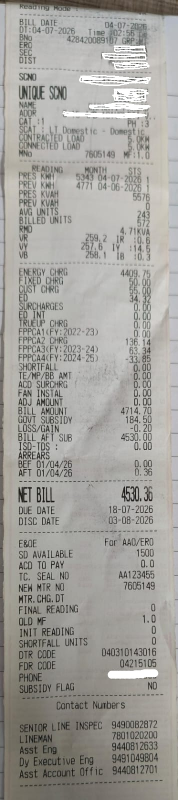
#> input picture Current_Bills/CB1.jpeg, 356 x 1600 px (shown at 1/2 size)
$ python analyze_image.py   (older library calls are emulated)
#> lines starting #> are read from the running program, lines starting #| are printed output that depends on the picture; after the words box and inside, x2 and y2 are one past the last pixel; in counts of white or black regions, pixels touching at a corner belong together
"""Measure image characteristics for bill photographs; results are uncalibrated."""
import argparse
import json
import math
from pathlib import Path

import cv2
import numpy as np


def metric(value, method, units=None, status="measured", reason=None):
    item = {"value": value, "method": method, "status": status}
    if units is not None:
        item["units"] = units
    if reason:
        item["reason"] = reason
    return item


def read_color(path):
    # OpenCV IMREAD_COLOR ignores EXIF orientation: stored pixel orientation is
    # preserved, no transform is applied, and EXIF orientation is not available.
    image = cv2.imdecode(np.fromfile(path, dtype=np.uint8), cv2.IMREAD_COLOR)
    if image is None:
        raise ValueError(f"Could not decode image: {path}")
    return image


def region_bounds(height, overlap):
    # Three equal-height windows. Adjacent windows share overlap * window pixels.
    window = max(1, round(height / (3 - 2 * overlap)))
    stride = max(1, round(window * (1 - overlap)))
    starts = [0, stride, min(2 * stride, max(0, height - window))]
    return {n: (s, min(height, s + window)) for n, s in zip(("top", "middle", "bottom"), starts)}


def measurements(gray, dark, bright):
    lap = cv2.Laplacian(gray, cv2.CV_64F, ksize=3)
    p5, p50, p95 = np.percentile(gray, [5, 50, 95])
    return {
        "sharpness": metric(float(lap.var()), "Variance of grayscale cv2.Laplacian(gray, CV_64F, ksize=3)", "intensity^2"),
        "contrast": {
            "grayscale_standard_deviation": metric(float(gray.std()), "Population standard deviation; intensity-spread proxy, not text-to-paper contrast", "intensity levels"),
            "p95_minus_p5": metric(float(p95-p5), "Grayscale P95 minus P5; intensity-spread proxy, not text-to-paper contrast", "intensity levels"),
        },
        "lighting": {
            "mean": metric(float(gray.mean()), "Mean grayscale brightness", "8-bit intensity (0-255)"),
            "median": metric(float(p50), "Median grayscale brightness", "8-bit intensity (0-255)"),
            "p5": metric(float(p5), "Fifth percentile grayscale brightness", "8-bit intensity (0-255)"),
            "p50": metric(float(p50), "Fiftieth percentile grayscale brightness", "8-bit intensity (0-255)"),
            "p95": metric(float(p95), "Ninety-fifth percentile grayscale brightness", "8-bit intensity (0-255)"),
            "fraction_at_or_below_dark_cutoff": metric(float(np.mean(gray <= dark)), f"Fraction of pixels <= configurable cutoff {dark}", "fraction"),
            "fraction_at_or_above_bright_cutoff": metric(float(np.mean(gray >= bright)), f"Fraction of pixels >= configurable cutoff {bright}", "fraction"),
        },
    }


def find_boundary(gray):
    """Conservative interior convex quadrilateral candidate from edges/contours."""
    h, w = gray.shape
    scale = min(1.0, 1200 / max(h, w))
    preview = cv2.resize(gray, None, fx=scale, fy=scale, interpolation=cv2.INTER_AREA) if scale < 1 else gray
    edges = cv2.Canny(cv2.GaussianBlur(preview, (5, 5), 0), 40, 130)
    closed = cv2.morphologyEx(edges, cv2.MORPH_CLOSE, np.ones((5, 5), np.uint8))
    contours, _ = cv2.findContours(closed, cv2.RETR_EXTERNAL, cv2.CHAIN_APPROX_SIMPLE)
    ph, pw = preview.shape
    choices = []
    for contour in sorted(contours, key=cv2.contourArea, reverse=True)[:30]:
        area = cv2.contourArea(contour) / float(ph * pw)
        if not 0.08 <= area <= 0.96:
            continue
        poly = cv2.approxPolyDP(contour, .02 * cv2.arcLength(contour, True), True)
        if len(poly) != 4 or not cv2.isContourConvex(poly):
            continue
        pts = poly.reshape(4, 2).astype(float) / scale
        center = pts.mean(axis=0)
        pts = pts[np.argsort(np.arctan2(pts[:, 1]-center[1], pts[:, 0]-center[0]))]
        pts = np.roll(pts, -int(np.argmin(pts.sum(axis=1))), axis=0)
        if np.any(pts[:,0] < 2) or np.any(pts[:,1] < 2) or np.any(pts[:,0] > w-3) or np.any(pts[:,1] > h-3):
            continue
        choices.append((area, pts))
    return (max(choices, key=lambda x: x[0]) if choices else None), edges


def save_image(path, pixels):
    ok, buffer = cv2.imencode(path.suffix, pixels)
    if not ok:
        raise OSError(f"Could not encode {path}")
    buffer.tofile(path)


def image_overview(details, capture_type="unknown"):
    """Plain-language observations; comparisons are within this image only."""
    gm = details["global_measurements"]
    regions = details["regional_measurements"]
    available = {name: data for name, data in regions.items() if data.get("coordinates_xyxy")}
    observations = {}
    for key, label, metric_key in (
        ("sharpness", "edge detail", None),
        ("contrast", "light-to-dark variation", "grayscale_standard_deviation"),
        ("lighting", "brightness", "median"),
    ):
        values = {name: (data[key] if metric_key is None else data[key][metric_key])["value"] for name, data in available.items()}
        if values and max(values.values()) != min(values.values()):
            low, high = min(values, key=values.get), max(values, key=values.get)
            observations[key] = f"The {low} has less {label} than the {high}."
        else:
            observations[key] = f"No regional difference in {label} was measured." if values else "Image too small to compare regions."
    observations["sharpness"] += " Text clarity is not yet confirmed."
    observations["contrast"] += " Text readability is not yet confirmed."
    observations["lighting"] += " This does not confirm shadows or glare."
    angle = gm["rotation_skew"]["skew_angle"]["value"]
    observations["rotation"] = "Tilt could not be estimated reliably." if angle is None else f"Detected lines tilt about {abs(angle):.1f} degrees {'clockwise' if angle >= 0 else 'counterclockwise'}. Text orientation is unconfirmed."
    found = details["geometry"]["perspective"]["quadrilateral_corners"]["value"] is not None
    observations["perspective"] = "A possible page outline was found; camera distortion is unconfirmed." if found else "Full page corners were not found; camera distortion could not be assessed."
    observations["framing"] = "Part of a bill, as specified by you. Missing text and combined bill coverage have not been checked." if capture_type == "partial_bill" else "Full bill coverage and cut-off text have not been confirmed."
    dims = details["image"]["decoded_dimensions"]
    observations["resolution"] = f"{dims['width']} x {dims['height']} pixels. Enough detail for reading small text has not been confirmed."
    return {
        "image_id": Path(details["image"]["filename"]).stem,
        "capture_type": capture_type,
        "overview": observations,
        "summary": "Image measured successfully. Reading quality and need for a retake are not yet determined.",
        "next_step": "Review the three photos together for overlapping text and missing bill sections." if capture_type == "partial_bill" else "Review the image for readable text and complete coverage.",
        "retake_required": None,
        "processing": {"status": "Measurements and preview images saved; no image corrections applied.", "processed_image_path": None, "actions_applied": []},
    }


def analyze(image_path, output_dir, overlap=.2, dark_cutoff=5, bright_cutoff=250, capture_type="unknown"):
    if not 0 <= overlap < .5:
        raise ValueError("overlap must be >= 0 and < 0.5")
    if not 0 <= dark_cutoff <= 255 or not 0 <= bright_cutoff <= 255:
        raise ValueError("brightness cutoffs must be in [0, 255]")
    image_path = Path(image_path)
    color = read_color(image_path)
    h, w = color.shape[:2]
    gray = cv2.cvtColor(color, cv2.COLOR_BGR2GRAY)
    whole = measurements(gray, dark_cutoff, bright_cutoff)
    bounds = region_bounds(h, overlap) if h >= 9 else {}
    regional = {}
    for name, (y0, y1) in bounds.items():
        regional[name] = {"coordinates_xyxy": [0, y0, w, y1], **measurements(gray[y0:y1], dark_cutoff, bright_cutoff)}
    if len(regional) == 3:
        medians = [regional[n]["lighting"]["median"]["value"] for n in ("top", "middle", "bottom")]
        whole["lighting"]["regional_median_variation"] = metric(float(np.std(medians)), "Population standard deviation of top/middle/bottom regional median brightness", "intensity levels")
    else:
        whole["lighting"]["regional_median_variation"] = metric(None, "Regional medians unavailable", "intensity levels", "unavailable", "Image too small for three non-empty regions.")
        regional = {n: {"coordinates_xyxy": None, "status": "unavailable", "reason": "Image too small for three non-empty horizontal regions."} for n in ("top", "middle", "bottom")}

    # Probabilistic Hough lines; exclude the outer 8% at top and bottom.
    inset = max(1, round(h * .08))
    roi = gray[inset:max(inset+1, h-inset)]
    line_edges = cv2.Canny(cv2.GaussianBlur(roi, (3,3), 0), 40, 120)
    lines = cv2.HoughLinesP(line_edges, 1, np.pi/180, max(20,w//20), minLineLength=max(20,w//12), maxLineGap=max(5,w//100))
    angles = []
    if lines is not None:
        for x1,y1,x2,y2 in lines[:,0,:]:
            angle = math.degrees(math.atan2(int(y2-y1), int(x2-x1)))
            while angle >= 90: angle -= 180
            while angle < -90: angle += 180
            if abs(angle) <= 7: angles.append(angle)
    enough = len(angles) >= 5
    skew = metric(float(np.median(angles)) if enough else None,
        "Median near-horizontal probabilistic Hough line angle; x right, y down, positive slopes down-right; outer 8% height excluded",
        "degrees", "estimated" if enough else "unavailable",
        None if enough else f"Found {len(angles)} qualifying line segments; at least 5 required.")

    candidate, boundary_edges = find_boundary(gray)
    null_metric = lambda method, units=None, reason="No reliable bill boundary candidate.": metric(None, method, units, "unavailable", reason)
    if candidate is None:
        perspective = {"quadrilateral_corners": null_metric("Conservative edge/contour quadrilateral candidate", "pixels"), "edge_lengths": null_metric("Euclidean distances between corners", "pixels"), "opposite_edge_ratios": null_metric("Opposite edge length ratios", "ratio")}
        framing = {"bounding_box_xyxy": null_metric("Candidate boundary bounds", "pixels"), "area_fraction": null_metric("Boundary area / image area", "fraction"), "touches_image_boundary": null_metric("Candidate corners compared with image bounds"), "text_clipping": null_metric("Not inferred from boundary contact", reason="Text clipping needs additional evidence."), "content_completeness": null_metric("Not assessed", reason="Partial receipt photographs can be valid; completeness is not assessed.")}
    else:
        area, pts = candidate
        lengths = [float(np.linalg.norm(pts[(i+1)%4]-pts[i])) for i in range(4)]
        xmin,ymin = pts.min(axis=0); xmax,ymax = pts.max(axis=0)
        perspective = {"quadrilateral_corners": metric(pts.tolist(), "Convex four-corner contour candidate, clockwise from smallest x+y point", "pixels", "estimated"), "edge_lengths": metric(lengths, "Euclidean distances between ordered corners", "pixels", "estimated"), "opposite_edge_ratios": metric([lengths[0]/lengths[2], lengths[1]/lengths[3]], "Top/bottom and right/left edge ratios", "ratio", "estimated")}
        framing = {"bounding_box_xyxy": metric([float(xmin),float(ymin),float(xmax),float(ymax)], "Axis-aligned candidate bounds", "pixels", "estimated"), "area_fraction": metric(float(area), "Candidate polygon area / image area", "fraction", "estimated"), "touches_image_boundary": metric(bool(xmin<=2 or ymin<=2 or xmax>=w-3 or ymax>=h-3), "Candidate corners within 2 pixels of image boundary", status="estimated"), "text_clipping": null_metric("Not inferred from boundary contact", reason="Boundary contact does not prove text is cut off."), "content_completeness": null_metric("Not assessed", reason="Partial receipt photographs can be valid; completeness is not assessed.")}

    rotation = {"skew_angle": skew, "evidence": {"qualifying_line_count": len(angles), "maximum_absolute_angle_degrees": 7, "line_overlay": "06_line_candidates_visualization.png" if lines is not None else None}, "upside_down_text_detection": null_metric("Line angles do not establish upright text", reason="No text-orientation classifier is implemented."), "deskew_applied": False}
    detailed_report = {
        "schema_version": "1.0",
        "image": {"path": str(image_path), "filename": image_path.name, "original_dimensions": {"width": w, "height": h}, "decoded_dimensions": {"width": w, "height": h}, "exif_orientation": metric(None, "OpenCV decoder does not expose EXIF orientation", status="unavailable", reason="No EXIF parser installed."), "orientation_applied_during_decoding": False, "coordinate_convention": "x right, y down; origin at top-left; decoded stored pixel coordinates"},
        "libraries": {"opencv": cv2.__version__, "numpy": np.__version__},
        "analysis_configuration": {"laplacian_kernel_size": 3, "regional_overlap_fraction_of_window": overlap, "regional_window_formula": "height/(3-2*overlap); stride=window*(1-overlap)", "dark_pixel_cutoff_inclusive": dark_cutoff, "bright_pixel_cutoff_inclusive": bright_cutoff, "measurements_use_native_resolution": True, "boundary_preview_max_dimension": 1200, "boundary_corners_mapped_to_native_coordinates": True},
        "global_measurements": {**whole, "rotation_skew": rotation, "resolution": {"width": metric(w,"Decoded width","pixels"), "height": metric(h,"Decoded height","pixels"), "megapixels": metric(w*h/1_000_000,"width*height/1,000,000","MP"), "aspect_ratio": metric(w/h,"width/height","ratio"), "estimated_character_height": metric(None,"No defensible character-height method implemented","pixels","unavailable","Would require character detection; OCR is not used.")}},
        "regional_measurements": regional,
        "geometry": {"perspective": perspective, "framing": framing},
        "warnings_and_limitations": ["Measurements are uncalibrated; no acceptance decision is made.", "Global and regional pixels may include background; horizontal regions are spatial bands, not semantic bill sections.", "Lighting fractions do not identify glare, underexposure, or lost information.", "No image enhancement, deskew, rotation, warp, or crop is applied.", "Boundary detection is a candidate heuristic and may not represent the bill.", "OpenCV IMREAD_COLOR preserves stored orientation and does not apply EXIF orientation."],
        "calibration_status": "uncalibrated", "acceptance_decision": None,
    }
    stage = Path(output_dir) / image_path.stem
    stage.mkdir(parents=True, exist_ok=True)
    save_image(stage/"01_analysis_input.png", color)
    save_image(stage/"02_grayscale.png", gray)
    # convertScaleAbs takes absolute values and saturates to 8-bit; it does not normalize.
    save_image(stage/"03_laplacian_response_visualization.png", cv2.convertScaleAbs(cv2.Laplacian(gray,cv2.CV_64F,ksize=3)))
    region_overlay = color.copy()
    for name,(y0,y1) in bounds.items():
        cv2.line(region_overlay,(0,y0),(w-1,y0),(255,0,0),2)
        cv2.putText(region_overlay,name,(8,min(h-1,y0+24)),cv2.FONT_HERSHEY_SIMPLEX,.7,(255,0,0),2)
    save_image(stage/"04_regions_visualization.png",region_overlay)
    files=["01_analysis_input.png","02_grayscale.png","03_laplacian_response_visualization.png","04_regions_visualization.png"]
    if candidate is not None:
        _, pts = candidate
        cv2.polylines(region_overlay,[np.rint(pts).astype(np.int32)],True,(0,255,0),3)
        save_image(stage/"05_boundary_candidate_visualization.png",region_overlay)
        files.append("05_boundary_candidate_visualization.png")
    if lines is not None:
        overlay=color.copy()
        for x1,y1,x2,y2 in lines[:,0,:]:
            cv2.line(overlay,(int(x1),int(y1+inset)),(int(x2),int(y2+inset)),(0,0,255),2)
        save_image(stage/"06_line_candidates_visualization.png",overlay)
        files.append("06_line_candidates_visualization.png")
    detailed_report["debug_outputs"]={"directory":str(stage),"visualizations_only":True,"files":files}
    compact_report = image_overview(detailed_report, capture_type)
    (stage/"report.json").write_text(json.dumps(compact_report,indent=2,allow_nan=False),encoding="utf-8")
    (stage/"detailed_measurements.json").write_text(json.dumps(detailed_report,indent=2,allow_nan=False),encoding="utf-8")
    return compact_report, stage/"report.json"


def main():
    root=Path(__file__).resolve().parent
    parser=argparse.ArgumentParser(description=__doc__)
    parser.add_argument("image",nargs="?",type=Path,default=root/"Current_Bills"/"CB1.jpeg")
    parser.add_argument("--output-dir",type=Path,default=root/"Quality_Stages")
    parser.add_argument("--overlap",type=float,default=.2)
    parser.add_argument("--dark-cutoff",type=int,default=5)
    parser.add_argument("--bright-cutoff",type=int,default=250)
    parser.add_argument("--capture-type", choices=("unknown", "partial_bill", "full_bill"), default="unknown")
    args=parser.parse_args()
    try:
        report,path=analyze(args.image,args.output_dir,args.overlap,args.dark_cutoff,args.bright_cutoff,args.capture_type)
#> in read_color, image is the input picture: shape (1600, 356, 3); mean B, G, R 155.6, 160.2, 161.8
#> in measurements, `lap = cv2.Laplacian(gray, cv2.CV_64F, ksize=3)`:
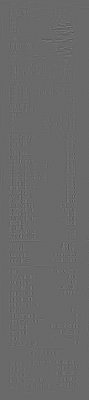
#> lap: shape (1600, 356) float64 (shown at 1/4 size); min -1050, max 1476, mean 0; drawn with min black and max white
#> in measurements, `p5, p50, p95 = np.percentile(gray, [5, 50, 95])`: p5 = 84; p50 = 171; p95 = 195
#> in analyze, `whole = measurements(gray, dark_cutoff, bright_cutoff)`: whole = 3 items
#> the loop in analyze, `for name, (y0, y1) in bounds.items():` made 3 passes
#> pass 1, in measurements (call 2), `lap = cv2.Laplacian(gray, cv2.CV_64F, ksize=3)`:
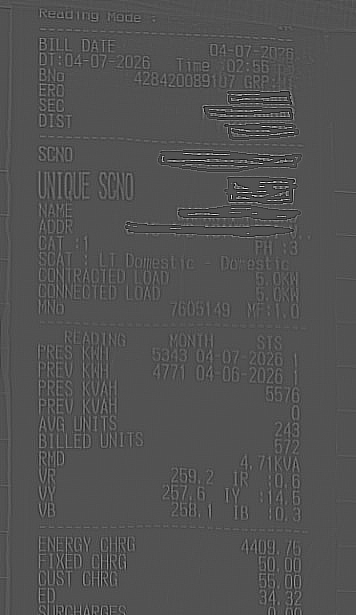
#> lap: shape (615, 356) float64; min -710, max 1476, mean 0; drawn with min black and max white
#> in analyze, `medians = [regional[n]["lighting"]["median"]["value"] for n in ("top",..`: medians = [185, 177, 151]
#> in analyze, `roi = gray[inset:max(inset+1, h-inset)]`:
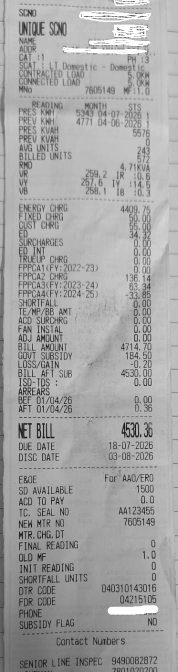
#> roi: shape (1344, 356) (shown at 1/2 size); min 0, max 255, mean 164.4
#> in analyze, `line_edges = cv2.Canny(cv2.GaussianBlur(roi, (3,3), 0), 40, 120)`:
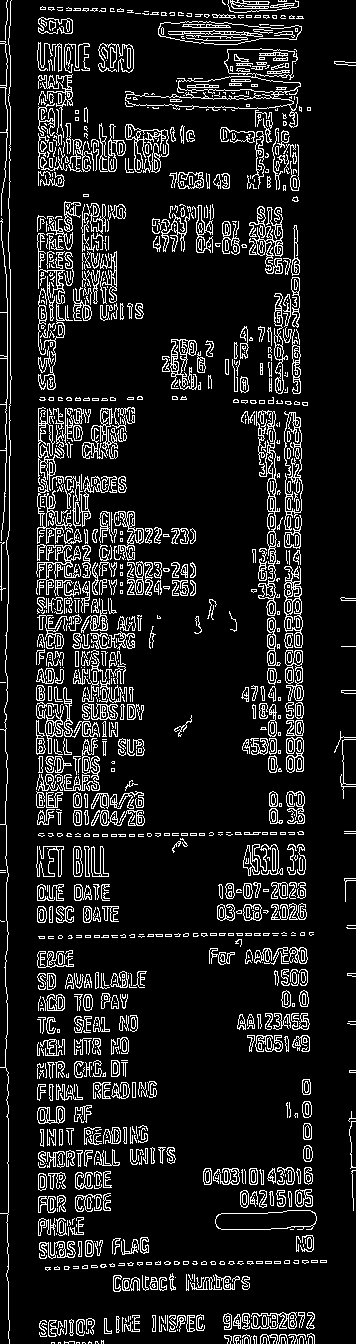
#> line_edges: shape (1344, 356); 11.7% white in thin lines or dots
#> in analyze, `lines = cv2.HoughLinesP(line_edges, 1, np.pi/180, max(20,w//20), minLi..`: lines = 399 rows, first 6: [102, 592, 102, 511], [49, 1145, 49, 1107], [292, 823, 292, 791], [89, 735, 89, 694], [59, 1218, 60, 1257], [74, 496, 78, 565]
#> the loop in analyze, `for x1,y1,x2,y2 in lines[:,0,:]:` made 399 passes
#> (x1, y1, x2, y2) on passes 1 to 3: (102, 592, 102, 511), (49, 1145, 49, 1107), (292, 823, 292, 791)
#> after the loop in analyze, `for x1,y1,x2,y2 in lines[:,0,:]:`: angles = [-1.36, -3.22, -2.34, -3.97, -0.895, 1.91, -1.08, 0, 0.807, 0.988, 0, 1.79, -0.616, -1.06, 0, 2.73, 0, 0, 0, -2.86, 1.47, 0, 0, 0]
#> in analyze, `enough = len(angles) >= 5`: enough = True
#> in analyze, `skew = metric(float(np.median(angles)) if enough else None, "Median ne..`: skew = 4 items
#> in find_boundary, `closed = cv2.morphologyEx(edges, cv2.MORPH_CLOSE, np.ones((5, 5), np.u..`:
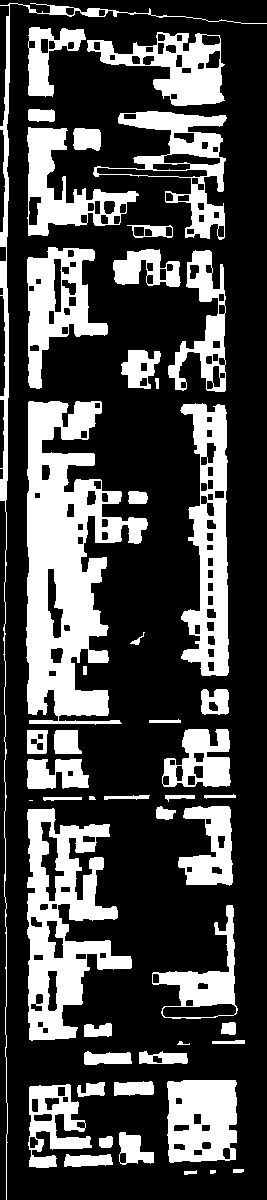
#> closed: shape (1200, 267); 28.8% white; 50 white regions (1 under 20 px)
#> in find_boundary, `contours, _ = cv2.findContours(closed, cv2.RETR_EXTERNAL, cv2.CHAIN_AP..`: contours = 50 contours, 4 with area under 20; largest, box (x1, y1, x2, y2) and area: (26, 401, 148, 725) 20198, (27, 808, 132, 1041) 12456, (180, 403, 229, 676) 8300, (93, 111, 227, 240) 6240, (27, 247, 108, 389) 5764
#> the loop in find_boundary, `for contour in sorted(contours, key=cv2.contourArea, reverse=True)[:30]:` made 30 passes
#> area on passes 1 to 8: 0.063, 0.0389, 0.0259, 0.0195, 0.018, 0.0165, 0.0159, 0.015
#> after the loop in find_boundary, `for contour in sorted(contours, key=cv2.contourArea, reverse=True)[:30]:`: choices = []
#> after the loop in analyze, `for name,(y0,y1) in bounds.items():`:
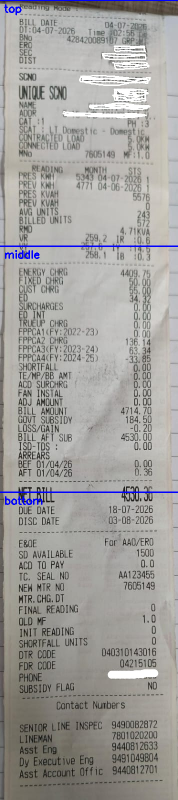
#> region_overlay: shape (1600, 356, 3) (shown at 1/2 size); 0.75% of pixels changed, all inside (x1, y1, x2, y2) = (0, 0, 356, 1010)
#> the loop in analyze, `for x1,y1,x2,y2 in lines[:,0,:]:` made 399 passes
#> after the loop in analyze, `for x1,y1,x2,y2 in lines[:,0,:]:`:
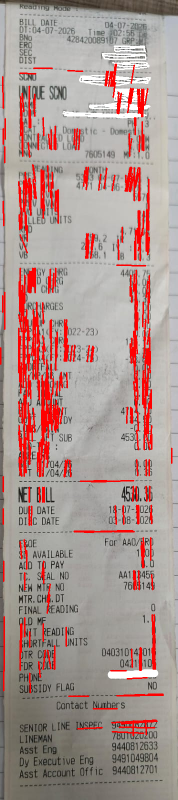
#> overlay: shape (1600, 356, 3) (shown at 1/2 size); 8.22% of pixels changed, all inside (x1, y1, x2, y2) = (0, 127, 345, 1473)
#> in image_overview, `gm = details["global_measurements"]`: gm = 5 items
#> in image_overview, `regions = details["regional_measurements"]`: regions = 3 items
#> the loop in image_overview, `for key, label, metric_key in ( ("sharpness", "edge detail", None), ("..` made 3 passes
#> (values, low, high) on passes 1 to 3: ({'top': 12380.1, 'middle': 24979.6, 'bottom': 22053.1}, 'top', 'middle'), ({'top': 32.79, 'middle': 31.42, 'bottom': 35.56}, 'middle', 'bottom'), ({'top': 185, 'middle': 177, 'bottom': 151}, 'bottom', 'top')
#> in image_overview, `angle = gm["rotation_skew"]["skew_angle"]["value"]`: angle = 0
#> in image_overview, `found = details["geometry"]["perspective"]["quadrilateral_corners"]["v..`: found = False
#> in image_overview, `dims = details["image"]["decoded_dimensions"]`: dims = {'width': 356, 'height': 1600}
#> in analyze, `compact_report = image_overview(detailed_report, capture_type)`: compact_report = 7 items
#> report = 7 items
    except (OSError,ValueError,cv2.error) as exc:
        parser.exit(1,f"Error: {exc}\n")
    print(f"Report: {path}")
#| Report: Quality_Stages/CB1/report.json
    print(report["summary"])
#| Image measured successfully. Reading quality and need for a retake are not yet determined.


if __name__=="__main__":
    main()
